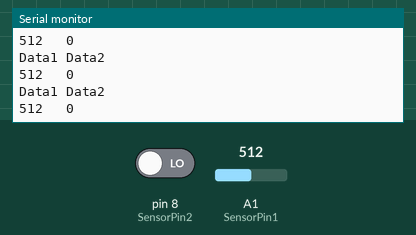
Recording of a sketch running on a simulated Arduino Uno, built with avr-gcc and run on an emulated ATmega328P. On the bench: the last lines printed to the serial monitor. Inputs (shaded band) come from the test bench; at power-on: A1 (SensorPin1) = 512, pin 8 (SensorPin2) LOW.

Above: at 1.3 s.
1.4 s: A1 (SensorPin1) set to 716
At 1.81 s:
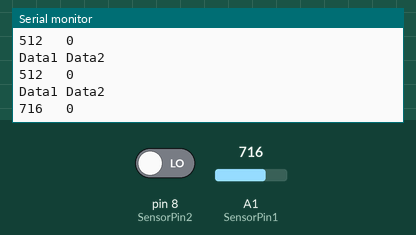
2.9 s: pin 8 (SensorPin2) driven HIGH
At 3.32 s:
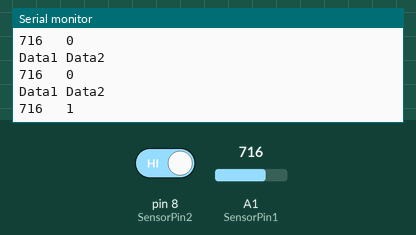
4.4 s: A1 (SensorPin1) set to 900
At 4.82 s:
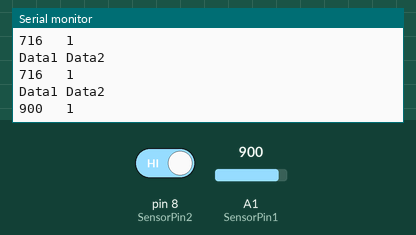
5.9 s: pin 8 (SensorPin2) driven LOW
At 6.32 s:
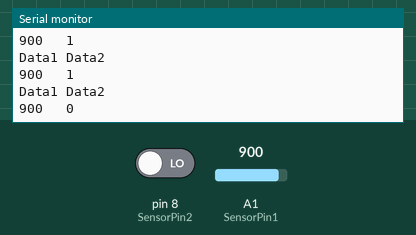
Timing chart, 0 to 8.4 s (numbered marks = the images above; inputs shaded):
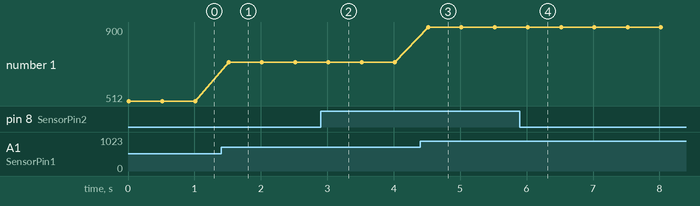

Measured:
- after the input at 1.4 s, the serial monitor: prints a new line after 0.12 s (image 1)
- after the input at 2.9 s, the serial monitor: prints a new line after 0.12 s (image 2)
- after the input at 4.4 s, the serial monitor: prints a new line after 0.12 s (image 3)
- after the input at 5.9 s, the serial monitor: prints a new line after 0.12 s (image 4)
- plotted number 1: 512 → 716 after the input at 1.4 s, 716 → 900 after the input at 4.4 s

The sketch:

Analog_Hall.ino
```cpp
// - includes laser and CNT1 led

/*
 * Author: SMRAZA KEEN
 * Date:2016/6/29
 * IDE V1.6.9
 * Email:TechnicSmraza@outlook.com
 * Function:
 * Tips:Open the serial port
 */
const int SensorPin1 = A1;
//const int LB = 10;
//const int LG = 9;
//const int LR = 8;

const int SensorPin2 = 8;


int Data1=0;
int Data2=0;

void setup()
{
pinMode (SensorPin1,INPUT);
pinMode (SensorPin2,INPUT);

//pinMode (LB,OUTPUT);
//pinMode (LR,OUTPUT);
//pinMode (LG,OUTPUT);
//pinMode (Laser1,OUTPUT);

Serial.begin(9600);
}
void loop()
{
  Data1=analogRead(SensorPin1);
  Data2=digitalRead(SensorPin2);

 //digitalWrite(Laser1,HIGH);
 if (Data1 < 50)
  {
    // digitalWrite(LG,HIGH);
    // digitalWrite(LR,LOW);

  }
  else
  {
     // digitalWrite(LG,LOW);
     // digitalWrite(LR,HIGH);;
  }


  Serial.print("Data1 Data2");
  Serial.println("\n");
  Serial.print(Data1);
  Serial.print("   ");
  Serial.print(Data2);
  Serial.println("\n");
  delay(500);
}
```
